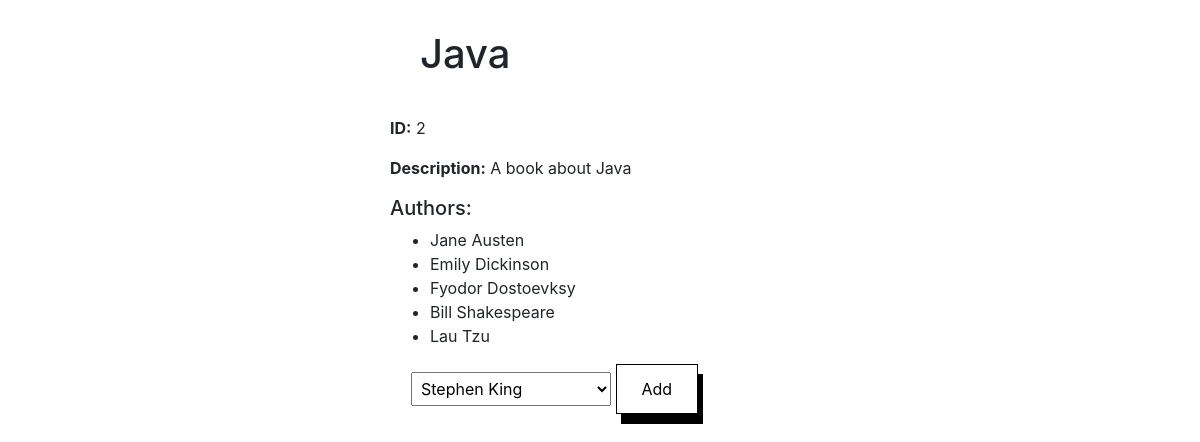
The page /books/2 on the database its author committed.
### books_authors_app/models.py (models this page shows, shortened)
class Book(models.Model):
	title = models.CharField(max_length=255)
	desc = models.TextField()
	created_at = models.DateTimeField(auto_now_add=True)
	updated_at = models.DateTimeField(auto_now=True)

class Author(models.Model):
  first_name = models.CharField(max_length=45)
  last_name = models.CharField(max_length=45)
  notes = models.TextField()
  books = models.ManyToManyField(Book, related_name="authors")
  created_at = models.DateTimeField(auto_now_add=True)
  updated_at = models.DateTimeField(auto_now=True)

### books_authors_app/views.py (the view)
# urls.py: path('books/<int:book_id>', views.show_book),
def show_book(request, book_id):
    book_in_question = Book.objects.get(id=book_id)
    context = {
        "book": book_in_question,
        "authors_excluded": Author.objects.exclude(books=book_in_question),
    }
    return render(request, 'show_book.html', context)

### books_authors_app/templates/show_book.html (shortened to what this page needs)
<!DOCTYPE html>
<html lang="en">
<head>
  {%load static%}
  <link rel="stylesheet" href="{% static 'css/style.css' %}">
  <link rel="stylesheet" href="https://stackpath.bootstrapcdn.com/bootstrap/4.3.1/css/bootstrap.min.css">
</head>
<body>
  <div id="container">
    <div id="box">
      <h1>{{book.title}}</h1>
      <p><strong>ID:</strong> {{book.id}}</p>
      <p><strong>Description:</strong> {{book.desc}} </p>
      <h5>Authors:</h5>
      <ul>
        {% for author in book.authors.all%}
        <li>{{author.first_name}} {{author.last_name}}</li>
        {%endfor%}
      </ul>
      <form action="/add_author/{{book.id}}" method="POST">
        <select name= "author" style="width: 200px;">
          {%for author in authors_excluded%}
            <option value="{{author.id}}">{{author.first_name}} {{author.last_name}}</option>
          {%endfor%}
        </select>
        <button>Add</button>
      </form>
    </div>
  </div>
</body>
</html>

### books_authors_app/static/css/style.css (style rules this page uses)
* { margin: 0 auto; padding: 0 auto; }
h1, h2 { padding: 30px; }
#container { width: 970px; display: flex; }
#box { width: 420px; }
form { display: inline-block; margin-left: 5%; }
select { margin: 20px; padding: 5px; }
button { background-color: white; border: 1px solid black; color: black; padding: 12px 25px; text-align: center; text-decoration: none; font-size: 16px; box-shadow: 5px 10px; margin: 20px; }

### rows shown on the page
Book: title "Java", id "2", desc "A book about Java"
Author: first_name "Jane", last_name "Austen"
Author: first_name "Emily", last_name "Dickinson"
Author: first_name "Fyodor", last_name "Dostoevksy"
Author: first_name "Bill", last_name "Shakespeare"
Author: first_name "Lau", last_name "Tzu"

### other values the page prints
form field author "Stephen King"
